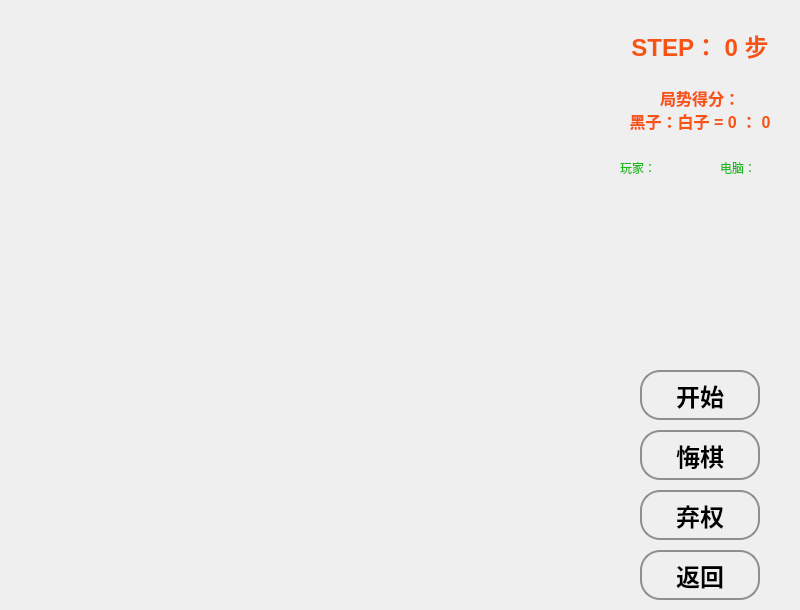
<?xml version="1.0" encoding="UTF-8"?>
<ui version="4.0">
 <class>PVMWindow</class>
 <widget class="QMainWindow" name="PVMWindow">
  <property name="geometry">
   <rect>
    <x>0</x>
    <y>0</y>
    <width>800</width>
    <height>610</height>
   </rect>
  </property>
  <property name="minimumSize">
   <size>
    <width>800</width>
    <height>610</height>
   </size>
  </property>
  <property name="maximumSize">
   <size>
    <width>800</width>
    <height>610</height>
   </size>
  </property>
  <property name="windowTitle">
   <string>RicardoGoBang</string>
  </property>
  <widget class="QWidget" name="centralwidget">
   <widget class="QPushButton" name="btn_back">
    <property name="geometry">
     <rect>
      <x>640</x>
      <y>550</y>
      <width>120</width>
      <height>50</height>
     </rect>
    </property>
    <property name="font">
     <font>
      <family>Microsoft Sans Serif</family>
      <pointsize>18</pointsize>
      <weight>75</weight>
      <bold>true</bold>
     </font>
    </property>
    <property name="styleSheet">
     <string notr="true">QPushButton {
         border: 2px solid #8f8f91;
         border-radius: 20px;
         background-color: qlineargradient(x1: 0, y1: 0, x2: 0, y2: 1,
                                           stop: 0 #00A1F1, stop: 1 #0072C6);
     }
 
     QPushButton:pressed {
         background-color: qlineargradient(x1: 0, y1: 0, x2: 0, y2: 1,
                                           stop: 0 #dadbde, stop: 1 #f6f7fa);
     }
 QPushButton:default {
         border-color: navy; /* 使得按钮显示变得更加突出 */
     }
</string>
    </property>
    <property name="text">
     <string>返回</string>
    </property>
   </widget>
   <widget class="QPushButton" name="btn_undo">
    <property name="geometry">
     <rect>
      <x>640</x>
      <y>430</y>
      <width>120</width>
      <height>50</height>
     </rect>
    </property>
    <property name="font">
     <font>
      <family>Microsoft Sans Serif</family>
      <pointsize>18</pointsize>
      <weight>75</weight>
      <bold>true</bold>
     </font>
    </property>
    <property name="styleSheet">
     <string notr="true">QPushButton {
         border: 2px solid #8f8f91;
         border-radius: 20px;
         background-color: qlineargradient(x1: 0, y1: 0, x2: 0, y2: 1,
                                           stop: 0 #00A1F1, stop: 1 #0072C6);
     }
 
     QPushButton:pressed {
         background-color: qlineargradient(x1: 0, y1: 0, x2: 0, y2: 1,
                                           stop: 0 #dadbde, stop: 1 #f6f7fa);
     }
 QPushButton:default {
         border-color: navy; /* 使得按钮显示变得更加突出 */
     }
</string>
    </property>
    <property name="text">
     <string>悔棋</string>
    </property>
   </widget>
   <widget class="QPushButton" name="btn_giveup">
    <property name="geometry">
     <rect>
      <x>640</x>
      <y>490</y>
      <width>120</width>
      <height>50</height>
     </rect>
    </property>
    <property name="font">
     <font>
      <family>Microsoft Sans Serif</family>
      <pointsize>18</pointsize>
      <weight>75</weight>
      <bold>true</bold>
     </font>
    </property>
    <property name="styleSheet">
     <string notr="true">QPushButton {
         border: 2px solid #8f8f91;
         border-radius: 20px;
         background-color: qlineargradient(x1: 0, y1: 0, x2: 0, y2: 1,
                                           stop: 0 #00A1F1, stop: 1 #0072C6);
     }
 
     QPushButton:pressed {
         background-color: qlineargradient(x1: 0, y1: 0, x2: 0, y2: 1,
                                           stop: 0 #dadbde, stop: 1 #f6f7fa);
     }
 QPushButton:default {
         border-color: navy; /* 使得按钮显示变得更加突出 */
     }
</string>
    </property>
    <property name="text">
     <string>弃权</string>
    </property>
   </widget>
   <widget class="QPushButton" name="btn_start">
    <property name="geometry">
     <rect>
      <x>640</x>
      <y>370</y>
      <width>120</width>
      <height>50</height>
     </rect>
    </property>
    <property name="font">
     <font>
      <family>Microsoft Sans Serif</family>
      <pointsize>18</pointsize>
      <weight>75</weight>
      <bold>true</bold>
     </font>
    </property>
    <property name="styleSheet">
     <string notr="true">QPushButton {
         border: 2px solid #8f8f91;
         border-radius: 20px;
         background-color: qlineargradient(x1: 0, y1: 0, x2: 0, y2: 1,
                                           stop: 0 #00A1F1, stop: 1 #0072C6);
     }
 
     QPushButton:pressed {
         background-color: qlineargradient(x1: 0, y1: 0, x2: 0, y2: 1,
                                           stop: 0 #dadbde, stop: 1 #f6f7fa);
     }
 QPushButton:default {
         border-color: navy; /* 使得按钮显示变得更加突出 */
     }
</string>
    </property>
    <property name="text">
     <string>开始</string>
    </property>
   </widget>
   <widget class="QLabel" name="label_step">
    <property name="geometry">
     <rect>
      <x>600</x>
      <y>20</y>
      <width>200</width>
      <height>50</height>
     </rect>
    </property>
    <property name="font">
     <font>
      <family>Microsoft Sans Serif</family>
      <pointsize>18</pointsize>
      <weight>75</weight>
      <bold>true</bold>
     </font>
    </property>
    <property name="styleSheet">
     <string notr="true">color:#f65314</string>
    </property>
    <property name="text">
     <string>STEP： 0 步</string>
    </property>
    <property name="alignment">
     <set>Qt::AlignCenter</set>
    </property>
   </widget>
   <widget class="QLabel" name="label_rate">
    <property name="geometry">
     <rect>
      <x>600</x>
      <y>89</y>
      <width>200</width>
      <height>41</height>
     </rect>
    </property>
    <property name="font">
     <font>
      <family>Microsoft Sans Serif</family>
      <pointsize>12</pointsize>
      <weight>75</weight>
      <bold>true</bold>
     </font>
    </property>
    <property name="styleSheet">
     <string notr="true">color:#f65314</string>
    </property>
    <property name="text">
     <string>局势得分：
黑子：白子 = 0 ： 0</string>
    </property>
    <property name="alignment">
     <set>Qt::AlignCenter</set>
    </property>
   </widget>
   <widget class="QWidget" name="widget_chess" native="true">
    <property name="geometry">
     <rect>
      <x>0</x>
      <y>0</y>
      <width>600</width>
      <height>600</height>
     </rect>
    </property>
    <layout class="QVBoxLayout" name="verticalLayout"/>
   </widget>
   <widget class="QLabel" name="label">
    <property name="geometry">
     <rect>
      <x>620</x>
      <y>160</y>
      <width>60</width>
      <height>16</height>
     </rect>
    </property>
    <property name="font">
     <font>
      <family>Microsoft Sans Serif</family>
     </font>
    </property>
    <property name="styleSheet">
     <string notr="true">color:#1FB922</string>
    </property>
    <property name="text">
     <string>玩家：</string>
    </property>
   </widget>
   <widget class="QLabel" name="label_2">
    <property name="geometry">
     <rect>
      <x>720</x>
      <y>160</y>
      <width>60</width>
      <height>16</height>
     </rect>
    </property>
    <property name="font">
     <font>
      <family>Microsoft Sans Serif</family>
     </font>
    </property>
    <property name="styleSheet">
     <string notr="true">color:#1FB922</string>
    </property>
    <property name="text">
     <string>电脑：</string>
    </property>
   </widget>
  </widget>
 </widget>
 <resources/>
 <connections/>
</ui>
